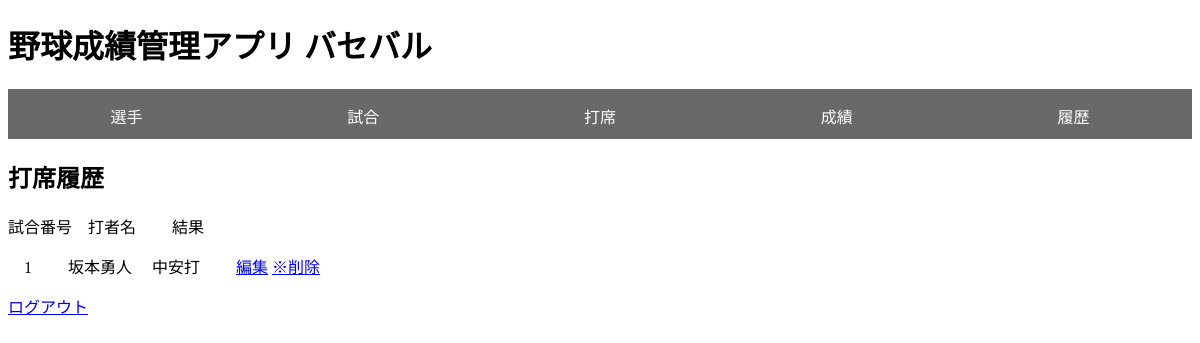
/see (signed in), run on an earlier commit of the app's database.
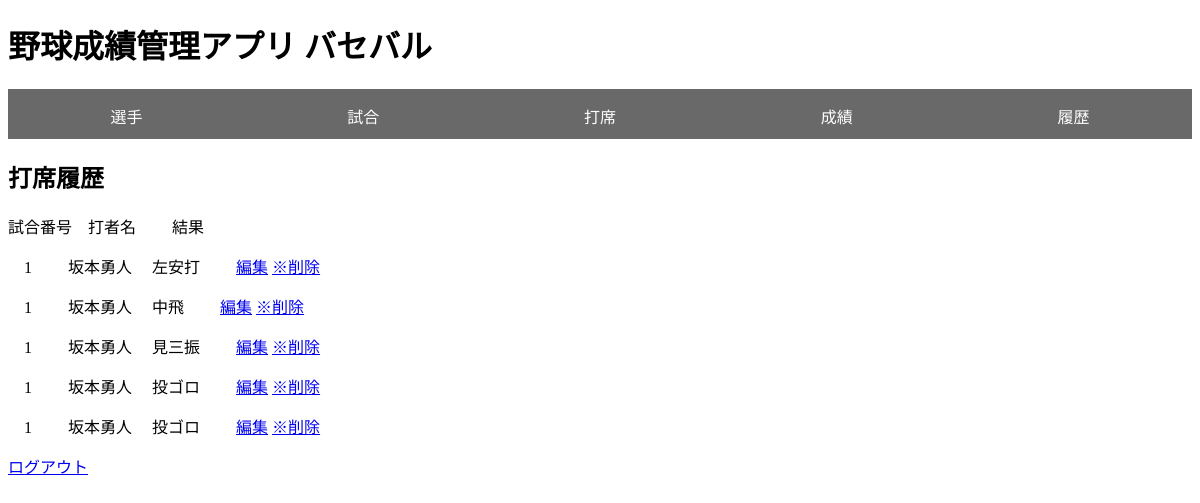
And on a later commit of the database.
### app.py (models this page shows)
class Bat(db.Model):
    __tablename__ = 'bat'
    id = db.Column(db.Integer, primary_key=True)
    user_id = db.Column(db.Integer, db.ForeignKey('user.id'), nullable=False)
    matchnumber=db.Column(db.String(10))
    BatterName = db.Column(db.String(10))
    hand = db.Column(db.String(3))
    PitchType = db.Column(db.String(10))
    place = db.Column(db.String(10))
    Result = db.Column(db.String(10))
    course = db.Column(db.String(1))
    x = db.Column(db.String(10))
    y = db.Column(db.String(10))
    RBI = db.Column(db.String(1))

### app.py (the view)
@app.route('/see', methods=['GET', 'POST'])
@login_required
def see():
    if request.method == 'GET':
        bats = Bat.query.filter_by(user_id=current_user.id).all()
        return render_template("see.html", bats=bats)

### app.py (called while the page is built)
@login_manager.user_loader
def load_user(user_id):
    return User.query.get(int(user_id))

### templates/see.html
{% extends "base.html" %}
{% block content %}
<h2>打席履歴</h2>
{% if bats %}
試合番号&emsp;打者名&emsp;&emsp;&nbsp;結果
    {% for bat in bats %}
        <p>
            &emsp;{{bat.matchnumber}}
            &emsp;&emsp;{{bat.BatterName}}
            &emsp;{{bat.place}}{{bat.Result}}
            &emsp;&emsp;<a href="/{{bat.id}}/update" role="button">編集</a>
            <a href="/{{bat.id}}/delete" role="button">※削除</a>
        </p>
    {% endfor %}
{% else %}
    <p>打席履歴がありません</p>
{% endif %}
{% endblock %}

### templates/base.html (shortened to what this page needs)
<!DOCTYPE html>
<html lang="ja">
<head>
    <link rel="stylesheet" href="{{url_for('static', filename='css/style.css')}}">
</head>
<body>
<h1>野球成績管理アプリ バセバル</h1>
<nav>
<ul>
    <li><a class="button" href="/players">選手</a></li>
    <li><a class="button" href="/match">試合</a></li>
    <li><a class="button" href="/register">打席</a></li>
    <li><a class="button" href="/result">成績</a></li>
    <li><a class="button" href="/see">履歴</a></li>
</ul>
</nav>
{% block content %}
{% endblock %}
<p><a href="/logout" role="button">ログアウト</a></p>
</body>
</html>

### static/css/style.css (style rules this page uses)
nav { width: 100%; height: 50px; background-color: dimgray; padding-top: 0px; box-sizing: border-box; }
ul { display: flex; justify-content: space-between; padding: 0; }
li { list-style: none; flex-grow: 1; text-align: center; display: flex; justify-content: center; align-items: center; }
.button { text-decoration: none; color: white; padding: 15px; }

What changed in the data, as far as the page shows it:
changed Bat "安打": place "中" → "左"
added Bat: matchnumber "1", BatterName "坂本勇人", place "中", Result "飛"
added Bat: matchnumber "1", BatterName "坂本勇人", Result "見三振"
added Bat: matchnumber "1", BatterName "坂本勇人", place "投", Result "ゴロ"
added Bat: matchnumber "1", BatterName "坂本勇人", place "投", Result "ゴロ"
